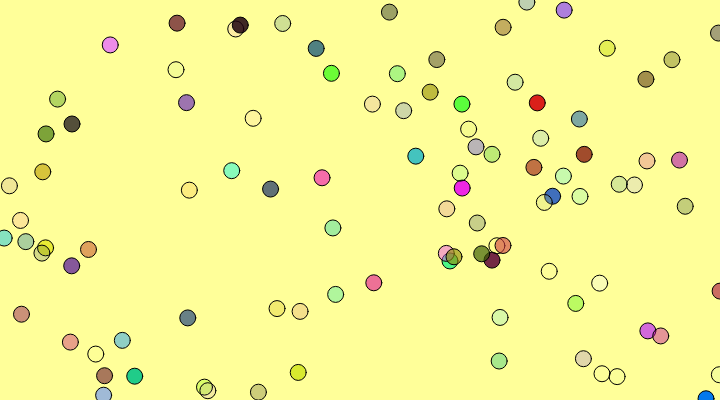
Frame 1 (no input)
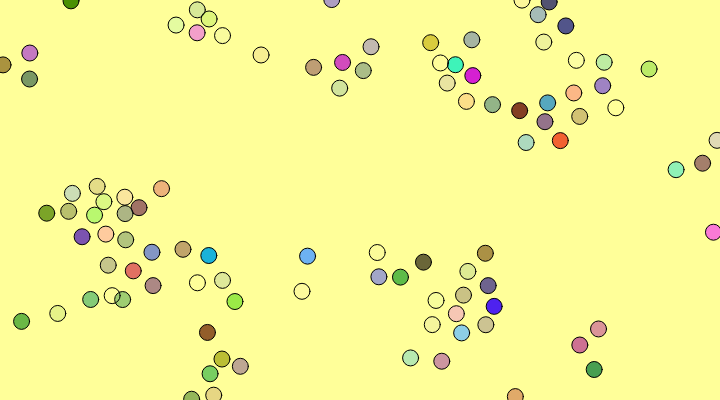
Frame 60 (no input)
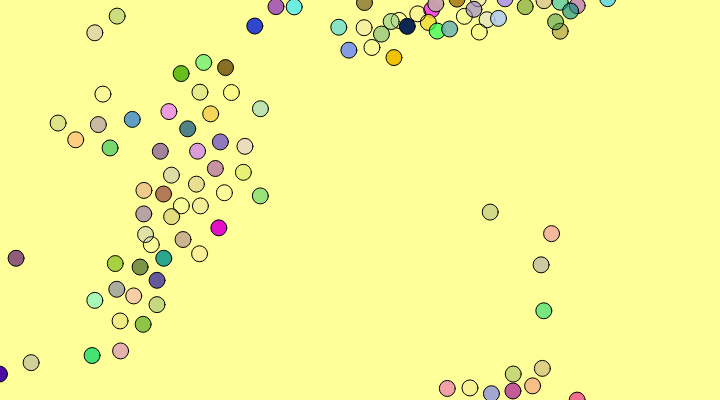
Frame 120 (the mouse pressed at the canvas centre since frame 60)

The p5.js sketch that drew these frames (run headless with seeded random() and noise() and a simulated clock; from frame 60 on, the mouse is pressed at the canvas centre):

// p5.js sketch
// ── sketch.js
var boids = [];

function setup() {
  createCanvas(720, 400);

  // Add an initial set of boids into the system
  for (var i = 0; i < 100; i++) {
    boids[i] = new Boid(random(width), random(height));
  }
}

function draw() {
  background(255,255,153);
  // Run all the boids
  for (var i = 0; i < boids.length; i++) {
    boids[i].run(boids);
  }
}


// Boid class
// Methods for Separation, Cohesion, Alignment added
function Boid(x, y) {
  this.acceleration = createVector(0, 0);
  this.velocity = p5.Vector.random2D();
  this.position = createVector(x, y);
  this.r = 3.0;
  this.maxspeed = 3;    // Maximum speed
  this.maxforce = 0.05; // Maximum steering force
}

Boid.prototype.run = function(boids) {
  this.flock(boids);
  this.update();
  this.borders();
  this.render();
}

// Forces go into acceleration
Boid.prototype.applyForce = function(force) {
  this.acceleration.add(force);
}

// We accumulate a new acceleration each time based on three rules
Boid.prototype.flock = function(boids) {
  var sep = this.separate(boids); // Separation
  var ali = this.align(boids);    // Alignment
  var coh = this.cohesion(boids); // Cohesion
  // Arbitrarily weight these forces
  sep.mult(2.5);
  ali.mult(1.0);
  coh.mult(1.0);
  // Add the force vectors to acceleration
  this.applyForce(sep);
  this.applyForce(ali);
  this.applyForce(coh);
}

// Method to update location
Boid.prototype.update = function() {
  // Update velocity
  this.velocity.add(this.acceleration);
  // Limit speed
  this.velocity.limit(this.maxspeed);
  this.position.add(this.velocity);
  // Reset acceleration to 0 each cycle
  this.acceleration.mult(0);
}

// A method that calculates and applies a steering force towards a target
// STEER = DESIRED MINUS VELOCITY
Boid.prototype.seek = function(target) {
  var desired = p5.Vector.sub(target, this.position); // A vector pointing from the location to the target
  // Normalize desired and scale to maximum speed
  desired.normalize();
  desired.mult(this.maxspeed);
  // Steering = Desired minus Velocity
  var steer = p5.Vector.sub(desired, this.velocity);
  steer.limit(this.maxforce); // Limit to maximum steering force
  return steer;
}

// Draw boid as a circle
Boid.prototype.render = function() {
  fill( random(255), random(255), random(255), random(255));
  ellipse(this.position.x, this.position.y, 16, 16);
}

// Wraparound
Boid.prototype.borders = function() {
  if (this.position.x < -this.r) this.position.x = width + this.r;
  if (this.position.y < -this.r) this.position.y = height + this.r;
  if (this.position.x > width + this.r) this.position.x = -this.r;
  if (this.position.y > height + this.r) this.position.y = -this.r;
}

// Separation
// Method checks for nearby boids and steers away
Boid.prototype.separate = function(boids) {
  var desiredseparation = 25.0;
  var steer = createVector(0, 0);
  var count = 0;
  // For every boid in the system, check if it's too close
  for (var i = 0; i < boids.length; i++) {
    var d = p5.Vector.dist(this.position, boids[i].position);
    // If the distance is greater than 0 and less than an arbitrary amount (0 when you are yourself)
    if ((d > 0) && (d < desiredseparation)) {
      // Calculate vector pointing away from neighbor
      var diff = p5.Vector.sub(this.position, boids[i].position);
      diff.normalize();
      diff.div(d); // Weight by distance
      steer.add(diff);
      count++; // Keep track of how many
    }
  }
  // Average -- divide by how many
  if (count > 0) {
    steer.div(count);
  }

  // As long as the vector is greater than 0
  if (steer.mag() > 0) {
    // Implement Reynolds: Steering = Desired - Velocity
    steer.normalize();
    steer.mult(this.maxspeed);
    steer.sub(this.velocity);
    steer.limit(this.maxforce);
  }
  return steer;
}

// Alignment
// For every nearby boid in the system, calculate the average velocity
Boid.prototype.align = function(boids) {
  var neighbordist = 50;
  var sum = createVector(0, 0);
  var count = 0;
  for (var i = 0; i < boids.length; i++) {
    var d = p5.Vector.dist(this.position, boids[i].position);
    if ((d > 0) && (d < neighbordist)) {
      sum.add(boids[i].velocity);
      count++;
    }
  }
  if (count > 0) {
    sum.div(count);
    sum.normalize();
    sum.mult(this.maxspeed);
    var steer = p5.Vector.sub(sum, this.velocity);
    steer.limit(this.maxforce);
    return steer;
  } else {
    return createVector(0, 0);
  }
}

// Cohesion
// For the average location (i.e. center) of all nearby boids, calculate steering vector towards that location
Boid.prototype.cohesion = function(boids) {
  var neighbordist = 50;
  var sum = createVector(0, 0); // Start with empty vector to accumulate all locations
  var count = 0;
  for (var i = 0; i < boids.length; i++) {
    var d = p5.Vector.dist(this.position, boids[i].position);
    if ((d > 0) && (d < neighbordist)) {
      sum.add(boids[i].position); // Add location
      count++;
    }
  }
  if (count > 0) {
    sum.div(count);
    return this.seek(sum); // Steer towards the location
  } else {
    return createVector(0, 0);
  }
}
